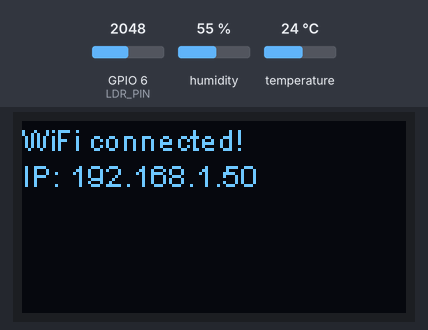
Simulated run of this sketch. Board: ESP32-S3. On the bench: 128×64 one-colour display. The inputs (shaded band) are chosen by the test bench; at power-on: GPIO 6 (LDR_PIN) = 2048, humidity 55 %, temperature 24 °C (analog values on the 0–4095 scale). WiFi joins after 1.5 s; servers stay silent unless stated; no MQTT or app messages arrive unless stated; what the sketch prints to the serial monitor is not drawn.

Above: at 3.1 s.
At 5.3 s:
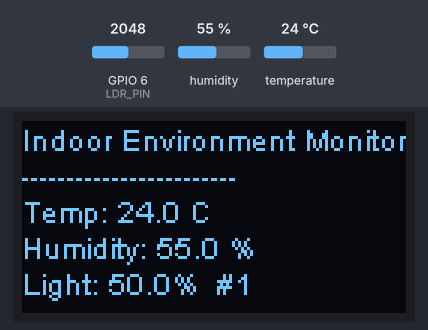

The sketch:

sensor_firmware.ino
```cpp
#include <WiFi.h>
#include <PubSubClient.h>
#include <DHT.h>
#include "HT_SSD1306Wire.h"  // Heltec OLED library (included with board package)

// =============================================================
// CONFIGURATION -- UPDATE THESE VALUES
// =============================================================

// WiFi credentials –– If you need to run the code, please update these fields with your own wifi network credrentilas.
const char* WIFI_SSID     = "N/A";
const char* WIFI_PASSWORD = "N/A";

// MQTT broker settings (using HiveMQ free public broker as default)
const char* MQTT_BROKER   = "broker.hivemq.com";
const int   MQTT_PORT     = 1883;
const char* MQTT_TOPIC    = "iot-coursework/axel/sensors";
const char* MQTT_CLIENT   = "heltec-env-monitor-001";

// Sensor pins
#define DHT_PIN   7
#define LDR_PIN   6
#define DHT_TYPE  DHT22

// Sampling interval (milliseconds)
// 2.5 minutes = 150000 ms
#define SAMPLE_INTERVAL_MS 150000

// =============================================================
// GLOBAL OBJECTS
// =============================================================

DHT dht(DHT_PIN, DHT_TYPE);
WiFiClient wifiClient;
PubSubClient mqttClient(wifiClient);

// Heltec V3 OLED: address 0x3C, SDA = GPIO 17, SCL = GPIO 18, geometry 128x64
// (These are the correct I2C pins for the Heltec V3 OLED)
SSD1306Wire display(0x3c, 500000, SDA_OLED, SCL_OLED, GEOMETRY_128_64, RST_OLED);

unsigned long lastSampleTime = 0;
unsigned long sampleCount = 0;

// =============================================================
// SETUP
// =============================================================

void setup() {
  Serial.begin(115200);
  delay(1000);
  Serial.println("\n=== Indoor Environment Monitor ===");

  // Initialize OLED
  display.init();
  display.setFont(ArialMT_Plain_10);
  display.clear();
  display.drawString(0, 0, "Starting up...");
  display.display();

  // Initialize DHT sensor
  dht.begin();

  // Configure LDR pin for analog reading
  analogReadResolution(12);  // 12-bit ADC (0-4095)
  pinMode(LDR_PIN, INPUT);

  // Connect to WiFi
  connectWiFi();

  // Configure MQTT
  mqttClient.setServer(MQTT_BROKER, MQTT_PORT);

  // Take an initial reading immediately
  lastSampleTime = millis() - SAMPLE_INTERVAL_MS;

  Serial.println("Setup complete. Starting data collection...");
}

// =============================================================
// MAIN LOOP
// =============================================================

void loop() {
  // Maintain WiFi connection
  if (WiFi.status() != WL_CONNECTED) {
    connectWiFi();
  }

  // Maintain MQTT connection
  if (!mqttClient.connected()) {
    connectMQTT();
  }
  mqttClient.loop();

  // Check if it is time to take a reading
  unsigned long now = millis();
  if (now - lastSampleTime >= SAMPLE_INTERVAL_MS) {
    lastSampleTime = now;
    sampleCount++;
    readAndPublish();
  }

  delay(100);  // Small delay to prevent busy-looping
}

// =============================================================
// SENSOR READING AND PUBLISHING
// =============================================================

void readAndPublish() {
  // Read DHT22
  float temperature = dht.readTemperature();    // Celsius
  float humidity    = dht.readHumidity();        // Percent

  // Read LDR (take average of 10 readings for stability)
  int lightRaw = 0;
  for (int i = 0; i < 10; i++) {
    lightRaw += analogRead(LDR_PIN);
    delay(10);
  }
  lightRaw = lightRaw / 10;

  // Convert light to a rough percentage (0 = dark, 100 = bright)
  // The mapping depends on your specific LDR module; adjust if needed
  float lightPercent = map(lightRaw, 0, 4095, 0, 100);

  // Check for DHT read errors
  bool dhtOk = !isnan(temperature) && !isnan(humidity);

  if (!dhtOk) {
    Serial.println("WARNING: DHT22 read failed. Retrying...");
    delay(2000);
    temperature = dht.readTemperature();
    humidity    = dht.readHumidity();
    dhtOk = !isnan(temperature) && !isnan(humidity);
  }

  // Build JSON payload
  String payload = "{";
  payload += "\"sample\": " + String(sampleCount) + ", ";
  payload += "\"temperature_c\": " + (dhtOk ? String(temperature, 1) : "null") + ", ";
  payload += "\"humidity_pct\": " + (dhtOk ? String(humidity, 1) : "null") + ", ";
  payload += "\"light_raw\": " + String(lightRaw) + ", ";
  payload += "\"light_pct\": " + String(lightPercent, 1) + ", ";
  payload += "\"wifi_rssi\": " + String(WiFi.RSSI()) + ", ";
  payload += "\"uptime_s\": " + String(millis() / 1000);
  payload += "}";

  // Publish via MQTT
  if (mqttClient.connected()) {
    bool sent = mqttClient.publish(MQTT_TOPIC, payload.c_str());
    if (sent) {
      Serial.println("MQTT published: " + payload);
    } else {
      Serial.println("MQTT publish FAILED");
    }
  } else {
    Serial.println("MQTT not connected. Data: " + payload);
  }

  // Update OLED display
  updateDisplay(temperature, humidity, lightPercent, dhtOk);

  // Also print to Serial for debugging
  Serial.println("Sample #" + String(sampleCount));
  if (dhtOk) {
    Serial.println("  Temp: " + String(temperature, 1) + " C");
    Serial.println("  Humidity: " + String(humidity, 1) + " %");
  }
  Serial.println("  Light: " + String(lightRaw) + " raw (" + String(lightPercent, 1) + "%)");
  Serial.println("  WiFi RSSI: " + String(WiFi.RSSI()) + " dBm");
  Serial.println();
}

// =============================================================
// OLED DISPLAY
// =============================================================

void updateDisplay(float temp, float hum, float light, bool dhtOk) {
  display.clear();
  display.setFont(ArialMT_Plain_10);

  display.drawString(0, 0, "Indoor Environment Monitor");
  display.drawString(0, 12, "------------------------");

  if (dhtOk) {
    display.drawString(0, 24, "Temp: " + String(temp, 1) + " C");
    display.drawString(0, 36, "Humidity: " + String(hum, 1) + " %");
  } else {
    display.drawString(0, 24, "Temp: ERROR");
    display.drawString(0, 36, "Humidity: ERROR");
  }

  display.drawString(0, 48, "Light: " + String(light, 1) + "%  #" + String(sampleCount));

  display.display();
}

// =============================================================
// WIFI CONNECTION
// =============================================================

void connectWiFi() {
  Serial.print("Connecting to WiFi: ");
  Serial.println(WIFI_SSID);

  display.clear();
  display.drawString(0, 0, "Connecting WiFi...");
  display.drawString(0, 12, WIFI_SSID);
  display.display();

  WiFi.mode(WIFI_STA);
  WiFi.begin(WIFI_SSID, WIFI_PASSWORD);

  int attempts = 0;
  while (WiFi.status() != WL_CONNECTED && attempts < 30) {
    delay(1000);
    Serial.print(".");
    attempts++;
  }

  if (WiFi.status() == WL_CONNECTED) {
    Serial.println("\nWiFi connected!");
    Serial.println("IP: " + WiFi.localIP().toString());

    display.clear();
    display.drawString(0, 0, "WiFi connected!");
    display.drawString(0, 12, "IP: " + WiFi.localIP().toString());
    display.display();
    delay(2000);
  } else {
    Serial.println("\nWiFi connection FAILED. Will retry...");
    display.clear();
    display.drawString(0, 0, "WiFi FAILED");
    display.drawString(0, 12, "Will retry...");
    display.display();
    delay(5000);
  }
}

// =============================================================
// MQTT CONNECTION
// =============================================================

void connectMQTT() {
  Serial.print("Connecting to MQTT broker: ");
  Serial.println(MQTT_BROKER);

  int attempts = 0;
  while (!mqttClient.connected() && attempts < 5) {
    if (mqttClient.connect(MQTT_CLIENT)) {
      Serial.println("MQTT connected!");
    } else {
      Serial.print("MQTT failed (rc=");
      Serial.print(mqttClient.state());
      Serial.println("). Retrying in 5s...");
      delay(5000);
      attempts++;
    }
  }
}
```

Measured:
- what the display in image 0 shows lasts 2.1 s, from 3.1 s to 5.2 s
